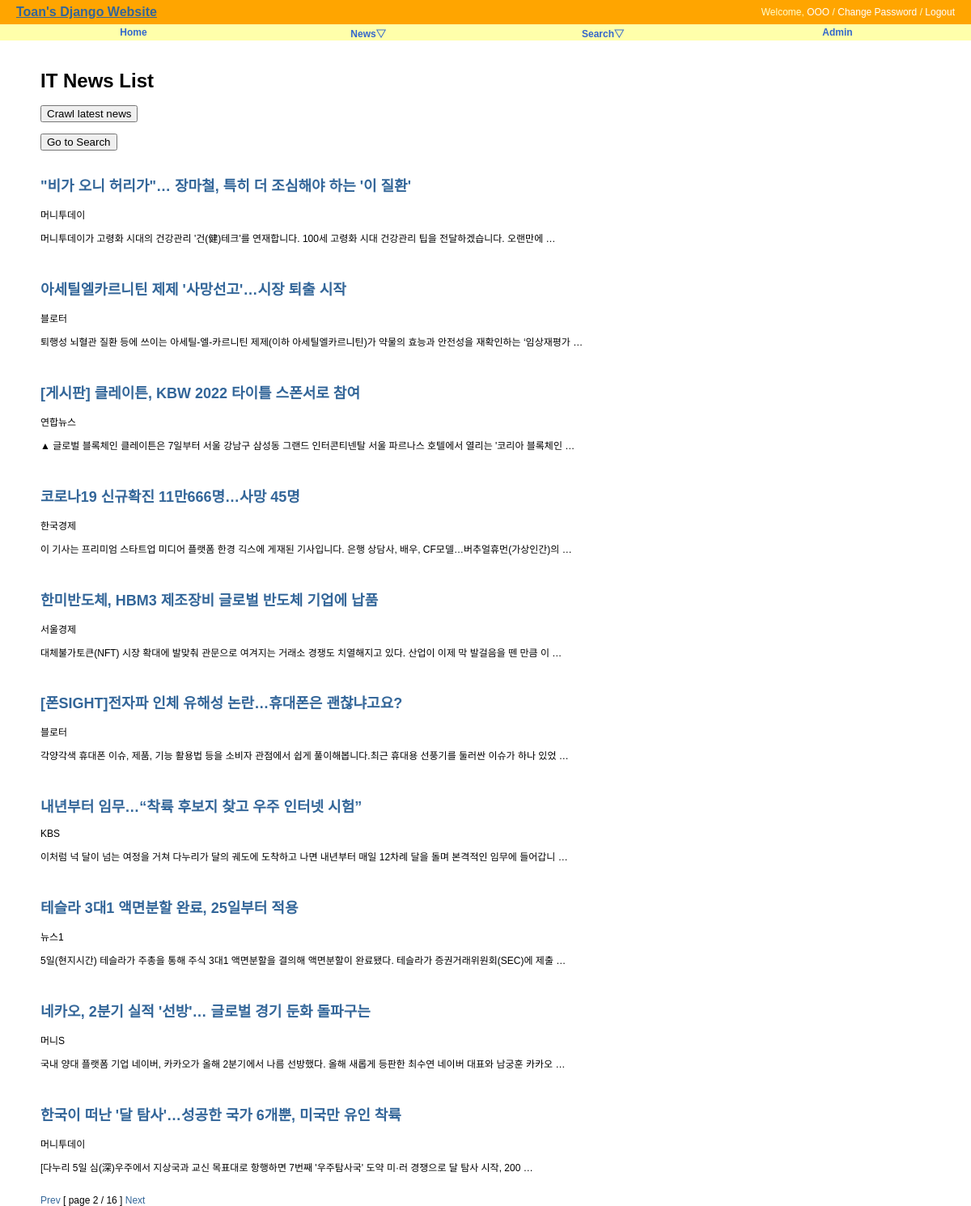
Screenshot of /news/?page=2 with the database file from the repository.
### news/models.py (models this page shows, shortened)
class New(models.Model):
    title = models.CharField('TITLE', max_length=300, help_text='news title')
    writer = models.CharField('WRITER', max_length=100, help_text='publisher')
    preview = models.TextField('PREVIEW', unique=True)
    published_date = models.DateTimeField(default=timezone.now)
    class Meta:
        verbose_name = 'new'
        verbose_name_plural = 'news'
        db_table = 'news_new'
        ordering = ('-published_date',)

### news/views.py (the view)
# urls.py: path('', NewsLV.as_view(), name='index'),
class NewsLV(ListView):
    model = New
    template_name = "news/news_all.html"
    context_object_name = "news"
    paginate_by = 10

### news/templates/news/news_all.html (shortened to what this page needs)
{% extends "base.html" %}
{% block content %}
<div id="content">
  <h1>IT News List</h1>
  <form action="{% url "news:news_list" %}" method="POST">
    <input type="submit" value="Crawl latest news" />
  </form><br/>
  <form action="{% url "news:search" %}" method="POST">
    <input type="submit" value="Go to Search" />
  </form><br/>
  {% for new in news %}
  <h2><a href="{% url 'news:news_detail' new.id %}">
      {{ new.title }}</a></h2>
      {{ new.writer}}
      <p>{{ new.preview }}</p>
      <br/>
  {% endfor %}
  <div>
    {% if page_obj.has_previous %}
    <a href="?page={{ page_obj.previous_page_number }}">Prev</a>
    {% endif %} [ page {{ page_obj.number }} / {{page_obj.paginator.num_pages }} ]
    {% if page_obj.has_next %}
    <a href="?page={{ page_obj.next_page_number }}">Next</a>
    {% endif %}
  </div>
</div>
{% endblock %}

### static/css/base.css (style rules this page uses)
body { font-family: "Lucida Grande", Verdana, Arial, sans-serif; font-size: 12px; }
div#content { position: absolute; top: 70px; left: 50px; right: 50px; }
a:link, a:visited { color: #369; text-decoration: none; }

### rows the page displays
New: title "\"비가 오니 허리가\"… 장마철, 특히 더 조심해야 하는 '이 질환'", writer "머니투데이", preview "머니투데이가 고령화 시대의 건강관리 '건(健)테크'를 연재합니다. 100세 고령화 시대 건강관리 팁을 전달하겠습니다. 오랜만에 …"
New: title "아세틸엘카르니틴 제제 '사망선고'…시장 퇴출 시작", writer "블로터", preview "퇴행성 뇌혈관 질환 등에 쓰이는 아세틸-엘-카르니틴 제제(이하 아세틸엘카르니틴)가 약물의 효능과 안전성을 재확인하는 ‘임상재평가 …"
New: title "[게시판] 클레이튼, KBW 2022 타이틀 스폰서로 참여", writer "연합뉴스", preview "▲ 글로벌 블록체인 클레이튼은 7일부터 서울 강남구 삼성동 그랜드 인터콘티넨탈 서울 파르나스 호텔에서 열리는 '코리아 블록체인 …"
New: title "코로나19 신규확진 11만666명…사망 45명", writer "한국경제", preview "이 기사는 프리미엄 스타트업 미디어 플랫폼 한경 긱스에 게재된 기사입니다. 은행 상담사, 배우, CF모델…버추얼휴먼(가상인간)의 …"
New: title "한미반도체, HBM3 제조장비 글로벌 반도체 기업에 납품", writer "서울경제", preview "대체불가토큰(NFT) 시장 확대에 발맞춰 관문으로 여겨지는 거래소 경쟁도 치열해지고 있다. 산업이 이제 막 발걸음을 뗀 만큼 이 …"
New: title "[폰SIGHT]전자파 인체 유해성 논란…휴대폰은 괜찮냐고요?", writer "블로터", preview "각양각색 휴대폰 이슈, 제품, 기능 활용법 등을 소비자 관점에서 쉽게 풀이해봅니다.최근 휴대용 선풍기를 둘러싼 이슈가 하나 있었 …"
New: title "내년부터 임무…“착륙 후보지 찾고 우주 인터넷 시험”", writer "KBS", preview "이처럼 넉 달이 넘는 여정을 거쳐 다누리가 달의 궤도에 도착하고 나면 내년부터 매일 12차례 달을 돌며 본격적인 임무에 들어갑니 …"
New: title "테슬라 3대1 액면분할 완료, 25일부터 적용", writer "뉴스1", preview "5일(현지시간) 테슬라가 주총을 통해 주식 3대1 액면분할을 결의해 액면분할이 완료됐다. 테슬라가 증권거래위원회(SEC)에 제출 …"
New: title "네카오, 2분기 실적 '선방'… 글로벌 경기 둔화 돌파구는", writer "머니S", preview "국내 양대 플랫폼 기업 네이버, 카카오가 올해 2분기에서 나름 선방했다. 올해 새롭게 등판한 최수연 네이버 대표와 남궁훈 카카오 …"
New: title "한국이 떠난 '달 탐사'…성공한 국가 6개뿐, 미국만 유인 착륙", writer "머니투데이", preview "[다누리 5일 심(深)우주에서 지상국과 교신 목표대로 항행하면 7번째 '우주탐사국' 도약 미·러 경쟁으로 달 탐사 시작, 200 …"

### other values shown
{{ page_obj.number }} "2"
{{ page_obj.paginator.num_pages }} "16"
